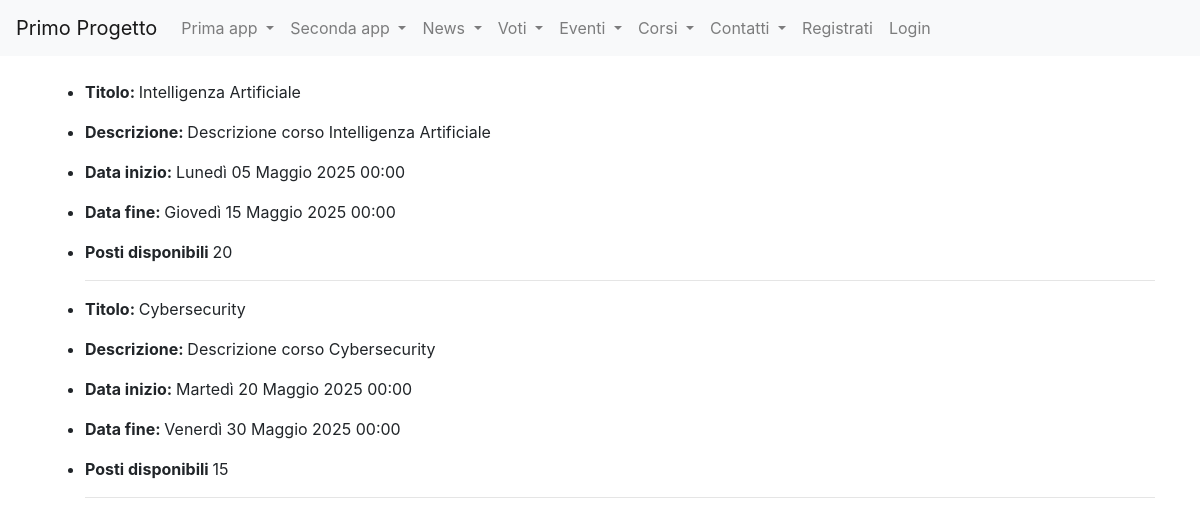
Page /corsi_formazione/viewD1/ on the committed database.
### corsi_formazione/models.py (models this page shows, shortened)
class Corso(models.Model):
    titolo=models.CharField(max_length=50)
    descrizione=models.TextField()
    data_inizio=models.DateTimeField(default=datetime.now())
    data_fine=models.DateTimeField(default=datetime.now())
    posti_disponibili=models.IntegerField(default=0)
    class Meta:
        verbose_name="Corso"
        verbose_name_plural="Corsi"

### corsi_formazione/views.py (the view)
# urls.py: path("viewD1/", viewD1.as_view(), name="viewD1"),
class viewD1(ListView): #con l' utilizzo dela classe ListView restituisco i corsi con meno di 20 posti disponibili
    model=Corso
    template_name="viewD1.html"
    def get_context_data(self, **kwargs):
        context=super().get_context_data(**kwargs)
        context["corsi"] = Corso.objects.filter(posti_disponibili__lte=20)
        return context

### corsi_formazione/templates/viewD1.html (shortened to what this page needs)
{% extends "base.html" %}
{% block content %}
<ul>
    {% for corso in corsi %}
        <li><p><strong>Titolo: </strong>{{corso.titolo}}</p></li>
        <li><p><strong>Descrizione: </strong>{{corso.descrizione}}</p></li>
        <li><p><strong>Data inizio: </strong>{{corso.data_inizio}}</p></li>
        <li><p><strong>Data fine: </strong>{{corso.data_fine}}</p></li>
        <li><p><strong>Posti disponibili </strong>{{corso.posti_disponibili}}</p></li>
        <hr>
    {% endfor %}
</ul>
{% endblock content %}

### rows in the picture
Corso: titolo "Intelligenza Artificiale", descrizione "Descrizione corso Intelligenza Artificiale", data_inizio "Lunedì 05 Maggio 2025 00:00", data_fine "Giovedì 15 Maggio 2025 00:00", posti_disponibili "20"
Corso: titolo "Cybersecurity", descrizione "Descrizione corso Cybersecurity", data_inizio "Martedì 20 Maggio 2025 00:00", data_fine "Venerdì 30 Maggio 2025 00:00", posti_disponibili "15"
